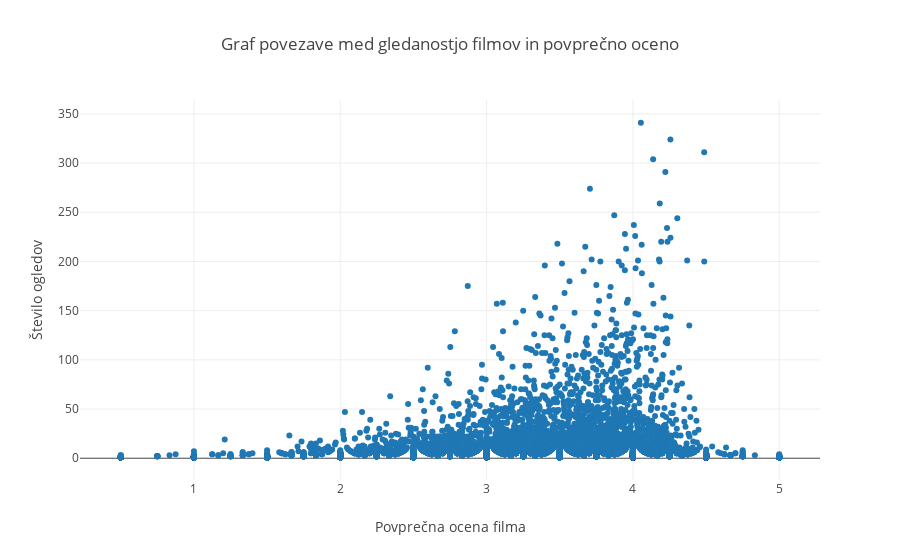

Notebook code for this chart:
### Code cell
# draws the plot
data = [go.Scatter(
             x=[str(x) for x in rating_avg],
             y=[int(x) for x in number_of_votes],
             mode="markers"
     )]
layout = go.Layout(
    title="Graf povezave med gledanostjo filmov in povprečno oceno",
    xaxis=dict(
        title="Povprečna ocena filma"
    ), 
    yaxis=dict(
        title="Število ogledov"
    )
)

fig = go.Figure(data=data, layout=layout)
iplot(fig, filename='pandas-bar-chart', show_link=True)

### Figure 1 — Plotly figure (JSON) as saved in the notebook; plotly's stock layout.template omitted (floating-point values rounded to 4 significant figures; data arrays with more than 128 entries replaced by an {"elided": "..."} marker saying what was removed)
{"data": [{"mode": "markers", "type": "scatter", "x": {"elided": "9066 str values"}, "y": {"elided": "9066 int values"}}], "layout": {"title": "Graf povezave med gledanostjo filmov in povprečno oceno", "xaxis": {"title": "Povprečna ocena filma"}, "yaxis": {"title": "Število ogledov"}}}
